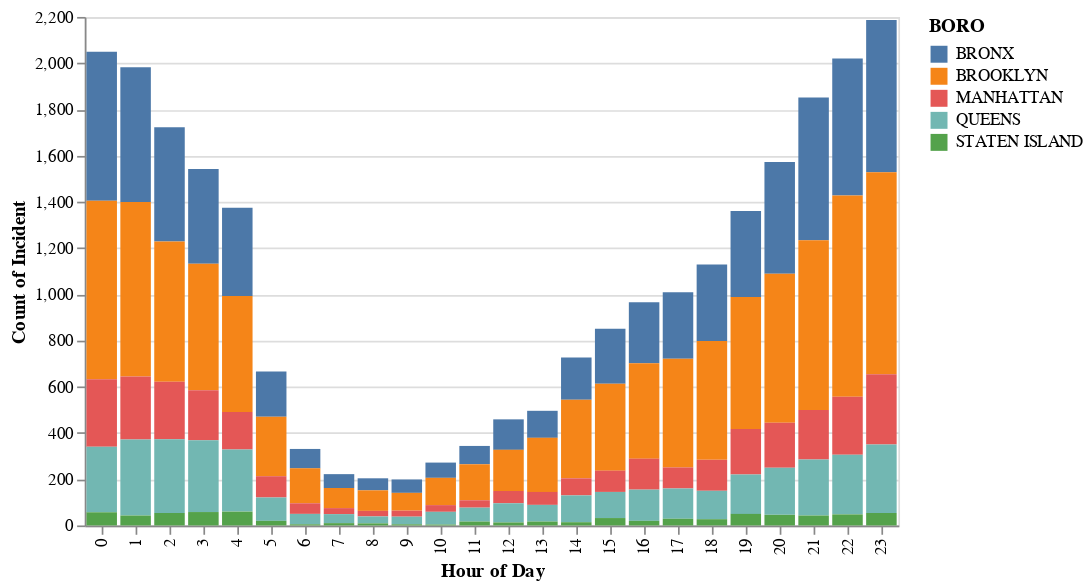

Here is the notebook cell this chart was saved with:
### Markdown cell above
## Incident by Time of Day
Analyze if time of the day is a factor in incidents. Select dropdown list for specific borough.

### Code cell
dropdown = alt.binding_select (options=data['BORO'].unique(),name='Select a BORO:')
selection = alt.selection(type = 'single', fields=['BORO'], bind=dropdown)

Hour_of_Day=alt.Chart(data).mark_bar().encode(
    x = alt.X('Hour_of_Day:O', title='Hour of Day'),
    y = alt.Y('sum(Count_of_Incident):Q', title='Count of Incident'),
    color = alt.Color('BORO', scale=alt.Scale(scheme='tableau10')),
    #tooltip=['BORO', 'Hour_of_Day:O', alt.Tooltip('sum(Count_of_Incident):Q', title= 'Count of Incident')],
    opacity=alt.condition(selection,alt.value(1),alt.value(.2)),
    
).add_selection(selection)
Hour_of_Day

### Figure 1 — Vega-Lite specification as saved in the notebook (floating-point values rounded to 4 significant figures; data arrays with more than 128 entries replaced by an {"elided": "..."} marker saying what was removed)
{"config": {"view": {"continuousWidth": 400, "continuousHeight": 300}}, "data": {"name": "data-6f649e9c9d8cfa5b709d3b7207557592"}, "mark": "bar", "encoding": {"color": {"field": "BORO", "scale": {"scheme": "tableau10"}, "type": "nominal"}, "opacity": {"condition": {"value": 1, "selection": "selector012"}, "value": 0.2}, "x": {"field": "Hour_of_Day", "title": "Hour of Day", "type": "ordinal"}, "y": {"aggregate": "sum", "field": "Count_of_Incident", "title": "Count of Incident", "type": "quantitative"}}, "selection": {"selector012": {"type": "single", "fields": ["BORO"], "bind": {"input": "select", "options": ["BRONX", "BROOKLYN", "MANHATTAN", "QUEENS", "STATEN ISLAND"], "name": "Select a BORO:"}}}, "$schema": "https://vega.github.io/schema/vega-lite/v4.17.0.json", "datasets": {"data-6f649e9c9d8cfa5b709d3b7207557592": {"elided": "533 records"}}}
